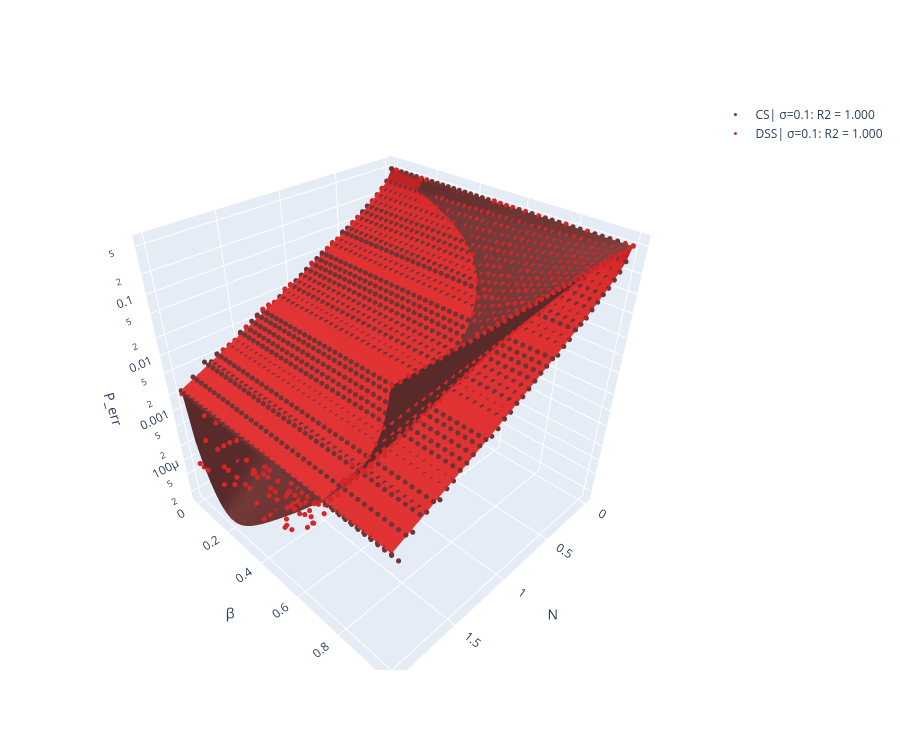

Here is the notebook cell this chart was saved with:
### Code cell
reload_protocols()
sigmas = [0.1]
pd.plot_homodyne_perr(sigmas, colors_1, colors_2, dss = 'all', cs = 'all')

### Figure 1 — Plotly figure (JSON) as saved in the notebook; plotly's stock layout.template omitted (floating-point values rounded to 4 significant figures; data arrays with more than 128 entries replaced by an {"elided": "..."} marker saying what was removed)
{"data": [{"colorscale": [[0, "#d62728"], [1, "#d62728"]], "showscale": false, "surfacecolor": {"elided": "40x40 float values"}, "type": "surface", "x": {"elided": "40x40 float values"}, "y": {"elided": "40x40 float values"}, "z": {"elided": "40x40 float values"}}, {"marker": {"color": "#6F3434", "size": 3}, "mode": "markers", "name": "CS| σ=0.1: R2 = 1.000", "type": "scatter3d", "x": {"elided": "1600 float values"}, "y": {"elided": "1600 float values"}, "z": {"elided": "1600 float values"}}, {"colorscale": [[0, "#6F3434"], [1, "#6F3434"]], "showscale": false, "surfacecolor": {"elided": "40x40 float values"}, "type": "surface", "x": {"elided": "40x40 float values"}, "y": {"elided": "40x40 float values"}, "z": {"elided": "40x40 float values"}}, {"marker": {"color": "#d62728", "size": 3}, "mode": "markers", "name": "DSS| σ=0.1: R2 = 1.000", "type": "scatter3d", "x": {"elided": "1600 float values"}, "y": {"elided": "1600 float values"}, "z": {"elided": "1600 float values"}}], "layout": {"height": 750, "scene": {"aspectmode": "cube", "xaxis": {"title": {"text": "N"}}, "yaxis": {"title": {"text": "β"}}, "zaxis": {"title": {"text": "P_err"}, "type": "log"}}, "width": 900}}
